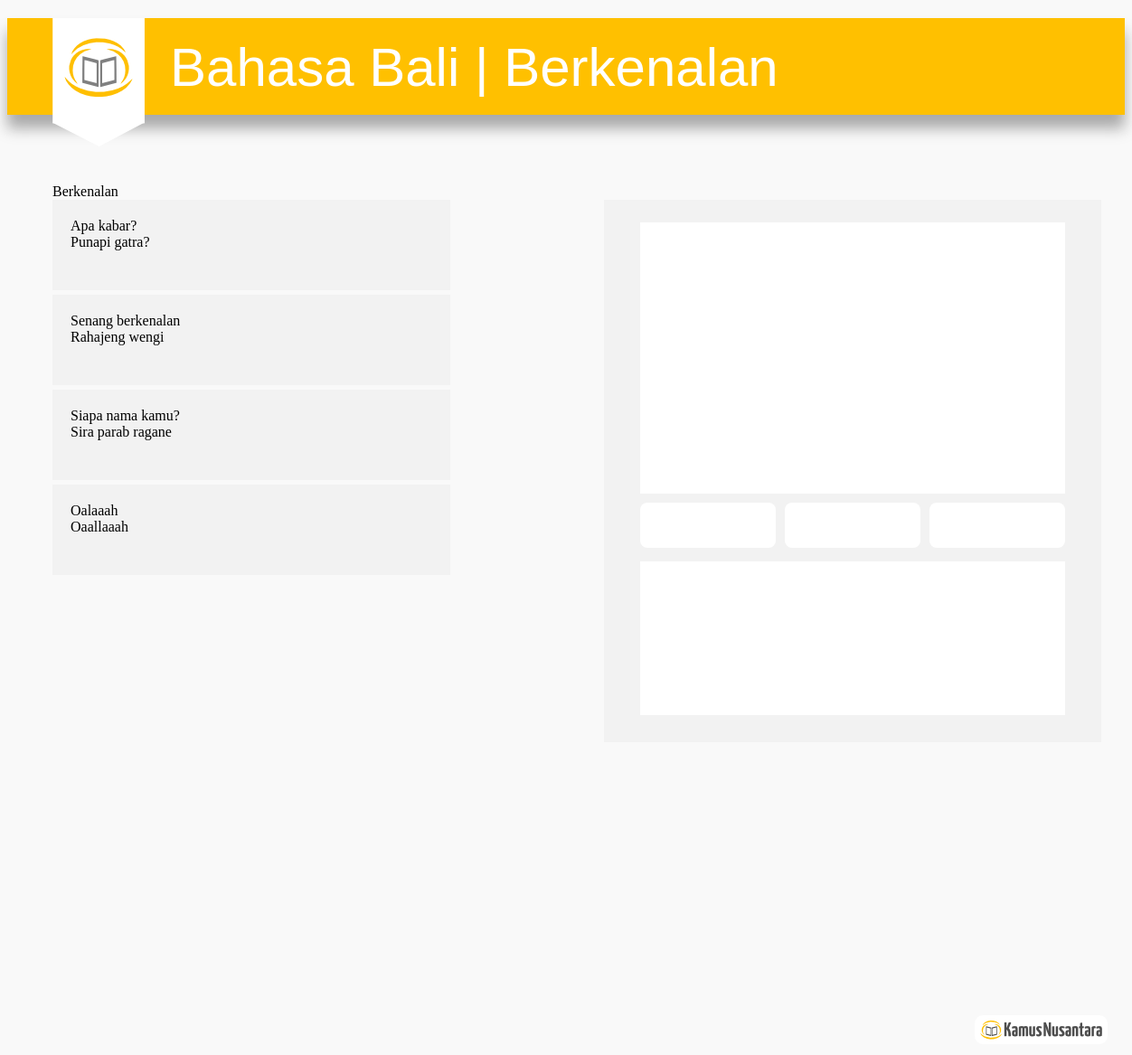
Page /dev/terms/kn/lg_bali/1 on the committed database.
### tables this page shows
CREATE TABLE IF NOT EXISTS `languages` (
  `id` int(10) NOT NULL AUTO_INCREMENT,
  `lang_key` varchar(50) NOT NULL DEFAULT '0',
  `name` varchar(50) NOT NULL,
  `desc` longtext NOT NULL,
  PRIMARY KEY (`id`),
  KEY `keywords` (`lang_key`)
);

CREATE TABLE IF NOT EXISTS `lg_bali` (
  `id` int(11) NOT NULL AUTO_INCREMENT,
  `cat_id` int(11) NOT NULL,
  `cat_name` varchar(255) DEFAULT NULL,
  `ina` varchar(255) DEFAULT NULL,
  `eng` varchar(255) DEFAULT NULL,
  `dar` varchar(255) DEFAULT NULL,
  PRIMARY KEY (`id`)
);

### dev/application/controllers/terms.php (called while the page is built, shortened)
<?php if ( ! defined('BASEPATH')) exit('No direct script access allowed');
class Terms extends CI_Controller
{
	function __construct()
	{
		$this->load->model("languages_model", "languages", true);
		$this->load->model("categories_model", "categories", true);
		$this->load->model("terms_model", "terms", true);
	}
	public function kn($lg = 'map', $cat_id = '1')
	{
		$lang = $this->languages->get_lang_details($lg);
		$terms = $this->terms->get_terms_in_lang_cat($lg, $cat_id);
		$cat_name = $this->categories->get_cat_name($cat_id);
		$data['lang'] = $lang;
		$data['terms'] = $terms;
		$data['cat_name'] = $cat_name;
		$this->load->view('terms_view', $data);
	}
}

### dev/index.php (called while the page is built, shortened)
<?php
require_once BASEPATH.'core/CodeIgniter.php';

### dev/application/models/languages_model.php (called while the page is built, shortened)
<?php if ( ! defined('BASEPATH')) exit('No direct script access allowed');
class Languages_model extends CI_Model
{
	function get_lang_details($lg)
	{
		$this->db->where('lang_key', $lg);
		$ret = $this->db->get('languages')->result_array();
		return $ret[0];
	}
}

### dev/application/models/categories_model.php (called while the page is built, shortened)
<?php if ( ! defined('BASEPATH')) exit('No direct script access allowed');
class Categories_model extends CI_Model
{
	function get_cat_name($cat_id)
	{
		$this->db->where('id', $cat_id);
		$ret = $this->db->get('categories')->result_array();
		return $ret[0]['name'];
	}
}

### dev/application/models/terms_model.php (called while the page is built, shortened)
<?php if ( ! defined('BASEPATH')) exit('No direct script access allowed');
class Terms_model extends CI_Model
{
	function get_terms_in_lang_cat($lg, $cat)
	{
		$this->db->where('cat_id', $cat);
		$ret = $this->db->get($lg)->result_array();
		return $ret;
	}
}

### dev/application/views/terms_view.php (the view, shortened to what this page needs)
<!DOCTYPE html>
<html lang="en">
	<head>
		<link rel="stylesheet" type="text/css" href="<?=base_url()?>application/css/style.css"/>
	</head>
	<body>
		<header>
			<div class="header">
				<div id="headText">
					<?=$lang['name'];?> | <?=$cat_name;?>
				</div>
			</div>
			<img id="logohead" src="<?=base_url()?>application/images/skhead.png" />
		</header>
		<section id="contain_section">
			<div class="box_contain">
				<div id="title"><?=$cat_name;?></div>
				<div id="box_scroll">
					<?php
						foreach($terms as $term){
							echo "<div class='box'>";
							echo "<div class='indo'>".$term['ina']."</div>";
							echo "<div class='daerah'>".$term['dar']."</div>";
							echo "</div>";
						}
					?>
				</div>
			</div>
			<div id="contain_right">
				<div id="right_container">
					<div id="first_right">
					</div>
					<div id="second_right">
						<div class="s-contain" id="have_margin">
						</div>
						<div class="s-contain" id="have_margin">
						</div>
						<div class="s-contain">
						</div>
					</div>
					<div id="third_right">
					</div>
				</div>
			</div>
		</section>
		<footer id="foot2">
			<img src="<?=base_url()?>application/images/footer.png" >
		</footer>
	</body>
</html>

### dev/application/css/style.css (style rules this page uses)
body { background-color: #f9f9f9; font-family: "body",georgia; }
.header { margin-top:20px; width: 100%; height: 107px; font-family: "header",arial,georgia; background-color: #FFC000; -webkit-box-shadow: 0px 5px 5px #a9a9a9; -moz-box-shadow: 0px 5px 5px #a9a9a9; box-shadow: 0px 15px 15px #a9a9a9; }
#headText { position: relative; color:white; left:180px; top:20px; width: 700px; font-size: 60px; }
#logohead { position: relative; top:-107px; left:50px; }
.box_contain { left: 50px; position: relative; top:-70px; }
#box_scroll { height: 420px; width: 470px; overflow: auto; }
.box { background-color: rgb(242,242,242); width:400px; height:60px; padding: 20px; margin-bottom: 5px; }
#contain_section { height: 850px; }
#contain_right { background-color: rgb(242,242,242); width: 550px; height: 600px; position: relative; top:-490px; left:660px; }
#first_right { position: relative; width: 470px; height: 300px; margin: auto; top: 25px; background-color: #ffffff; }
#second_right { margin: auto; width: 470px; position: relative; top:35px; }
.s-contain { background-color: #ffffff; width: 150px; height: 50px; float: left; border-radius: 8px; }
#have_margin { margin-right: 10px; }
#third_right { position: relative; width: 470px; height: 170px; margin: auto; top: 100px; background-color: #ffffff; }
#foot2 { position: relative; width: 100px; left:1070px; }

### rows in the picture
languages: name "Bahasa Bali"
lg_bali: ina "Apa kabar?", dar "Punapi gatra?"
lg_bali: ina "Senang berkenalan", dar "Rahajeng wengi"
lg_bali: ina "Siapa nama kamu?", dar "Sira parab ragane"
lg_bali: ina "Oalaaah", dar "Oaallaaah"

### other values in the picture
$cat_name "Berkenalan"
